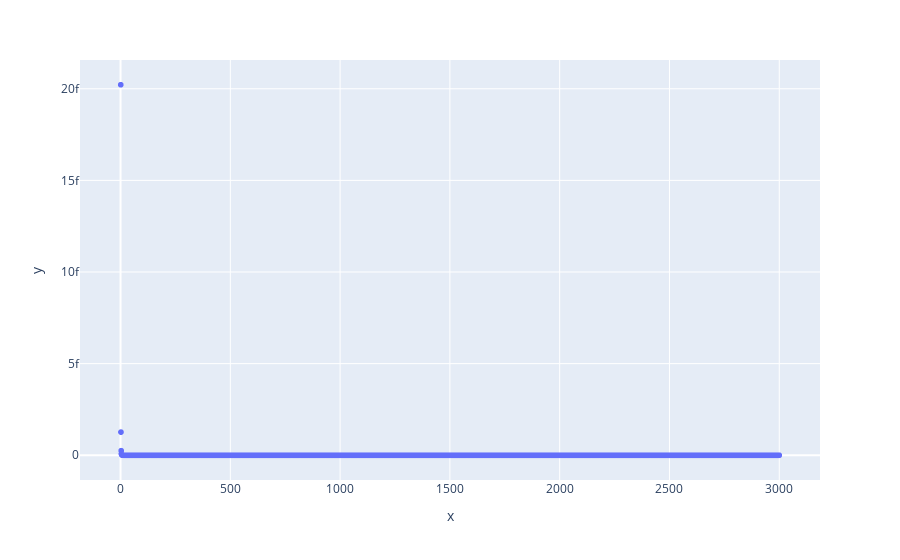

Notebook code cell kept with this figure:
### Markdown cell above
A. The spectral irradiance versus photon wavelength

### Code cell
wavelength = list(range(1, 3001))
irradiance = []

for i in wavelength:
  irradiance.append(planck_law(T = 5775, Lambda = i))

scatter(x = wavelength, y = irradiance)

### Figure 1 — Plotly figure (JSON) as saved in the notebook; plotly's stock layout.template omitted (floating-point values rounded to 4 significant figures; data arrays with more than 128 entries replaced by an {"elided": "..."} marker saying what was removed)
{"data": [{"hovertemplate": "x=%{x}<br>y=%{y}<extra></extra>", "legendgroup": "", "marker": {"color": "#636efa", "symbol": "circle"}, "mode": "markers", "name": "", "showlegend": false, "x": {"elided": "3000 int values"}, "xaxis": "x", "y": {"elided": "3000 float values"}, "yaxis": "y", "type": "scattergl"}], "layout": {"xaxis": {"anchor": "y", "domain": [0.0, 1.0], "title": {"text": "x"}}, "yaxis": {"anchor": "x", "domain": [0.0, 1.0], "title": {"text": "y"}}, "legend": {"tracegroupgap": 0}, "margin": {"t": 60}}}
